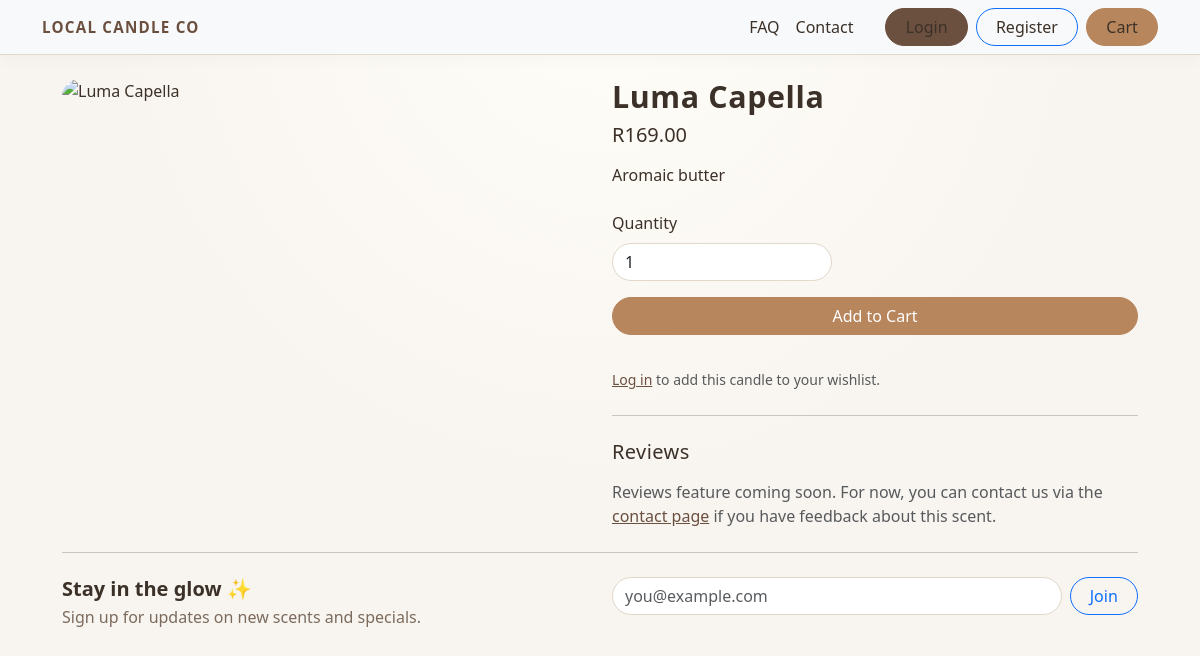
Screenshot of /p/butter-scented/ with the database file from the repository.
### products/models.py (models this page shows, shortened)
class Product(models.Model):
    name = models.CharField(max_length=120)
    slug = models.SlugField(unique=True)
    description = models.TextField()
    price = models.DecimalField(max_digits=8, decimal_places=2)
    image_url = models.URLField(blank=True)
    is_active = models.BooleanField(default=True)
    created_at = models.DateTimeField(auto_now_add=True)
    class Meta:
        ordering = ['name']

### products/views.py (the view, shortened to what this page needs)
# urls.py: path('p/<slug:slug>/', views.product_detail, name='detail'),
def product_detail(request, slug):
    product = get_object_or_404(Product, slug=slug, is_active=True)
    form = None
    reviews = product.reviews.all()
    return render(request, 'products/detail.html', {'product': product, 'reviews': reviews, 'form': form})

### templates/products/detail.html (shortened to what this page needs)
{% extends 'base.html' %}
{% block content %}
  <div class="row g-4">
    <div class="col-md-6">
      <div class="product-detail-image-wrapper mb-3">
        <img
          src="{{ product.image_url }}"
          alt="{{ product.name }}"
          class="img-fluid product-detail-image"
        />
      </div>
    </div>
    <div class="col-md-6">
      <h1 class="mb-2">{{ product.name }}</h1>
      <p class="h5 mb-3">R{{ product.price }}</p>
      <p class="mb-4">{{ product.description }}</p>
      <div class="product-detail-actions mb-4">
        <form method="post" action="{% url 'checkout:cart_add' product.id %}" class="mb-3">
          <label for="id_quantity" class="form-label d-block mb-2">Quantity</label>
          <input
            type="number"
            id="id_quantity"
            name="quantity"
            value="1"
            min="1"
            class="form-control mb-3"
            style="max-width: 220px;"
          />
          <button type="submit" class="btn btn-success w-100 mb-3">
            Add to Cart
          </button>
        </form>
        {% if user.is_authenticated %}
          <a
            class="btn btn-outline-secondary w-100"
            href="{% url 'accounts:wishlist_add' product.id %}"
          >
            Add to Wishlist
          </a>
        {% else %}
          <p class="mt-2">
            <small class="text-muted">
              <a href="/accounts/login/">Log in</a> to add this candle to your wishlist.
            </small>
          </p>
        {% endif %}
      </div>
      <hr class="my-4">
      <h2 class="h5 mb-3">Reviews</h2>
      <p class="text-muted mb-0">
        Reviews feature coming soon. For now, you can contact us via the
        <a href="{% url 'marketing:contact' %}">contact page</a> if you have feedback about this scent.
      </p>
    </div>
  </div>
{% endblock %}

### static/css/style.css (style rules this page uses)
:root { --lc-bg: #f8f5f1; --lc-bg-alt: #fdfaf6; --lc-border: #e2d9cc; --lc-primary: #6b4f3f; --lc-primary-dark: #543d31; --lc-accent: #b8865d; --lc-accent-dark: #9b714d; --lc-text-main: #3c3128; --lc-text-muted: #7b6b5d; }
body { background: radial-gradient(circle at top, #fffdf8 0, var(--lc-bg) 55%); font-family: system-ui, -apple-system, BlinkMacSystemFont, "Segoe UI", sans-serif; color: var(--lc-text-main); }
h1, h2, h3, h4 { color: var(--lc-text-main); letter-spacing: 0.02em; }
h1 { font-size: 1.9rem; font-weight: 700; }
h2 { font-size: 1.5rem; font-weight: 600; }
.btn { border-radius: 999px; font-weight: 500; padding-inline: 1.2rem; }
.btn-success { background-color: var(--lc-accent); border-color: var(--lc-accent); }
a { color: var(--lc-primary); }
.product-detail-image { display: block; width: 100%; height: 420px; object-fit: cover; object-position: center; border-radius: 18px; }
form { max-width: 540px; }
form .form-control { border-radius: 999px; border-color: var(--lc-border); }

### rows the page displays
Product: name "Luma Capella", price "169.00", description "Aromaic butter"
